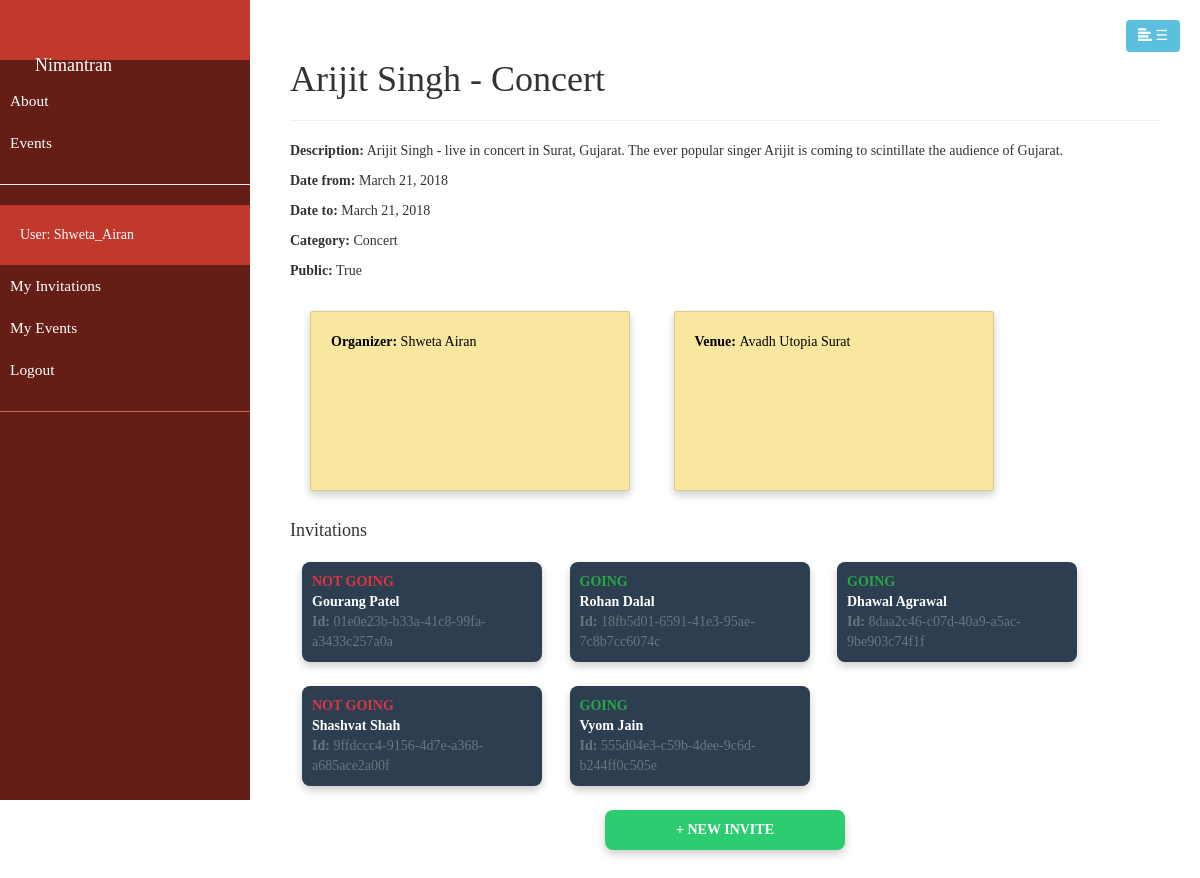
The app's page /catalog/events/2 (signed in) with its own data.
### catalog/models.py (models this page shows, shortened)
class Event(models.Model):
    title = models.CharField(max_length = 200, help_text = "Provide a title to your event.")
    description = models.CharField(max_length = 500, help_text = "Briefly describe in 500 chars.")
    dateFrom = models.DateField()
    dateTo = models.DateField()
    organizer = models.ForeignKey(User, on_delete = models.SET_NULL, null=True, blank=True)
    cateory = models.ManyToManyField(Category, help_text = "Select a category for this event")
    venue = models.ForeignKey(Venue, help_text = "Select the venue", on_delete = models.DO_NOTHING)
    public = models.BooleanField(default = True)

class Category(models.Model):
    name = models.CharField(max_length=200, help_text = "Enter an event cateory(e.g. Marriage, Birthday etc.)")
    def __str__(self):
        return self.name

class Venue(models.Model):
    name = models.CharField(max_length = 200)
    address = models.CharField(max_length = 500, help_text = "address of the venue")
    capacity = models.IntegerField(help_text = "Maximum capacity of the venue")
    def __str__(self):
        return self.name

class Invitation(models.Model):
    id = models.UUIDField(primary_key = True, default = uuid.uuid4, help_text = "Unique ID for this invite")
    event = models.ForeignKey(Event, help_text = "select the event for this invitation", on_delete = models.DO_NOTHING)
    invitee = models.ForeignKey(User, on_delete = models.SET_NULL, null=True, blank=True)
    note = models.CharField(max_length = 1000, help_text = "A personalised note for the guest", null = True)
    INVITE_STATUS = (
        ('i', 'Interested'),
        ('g', 'Going'),
        ('n', 'Not going'),
    )
    status = models.CharField(max_length = 1, choices = INVITE_STATUS, default = 'n', help_text = 'Interest in the event')

### catalog/views.py (the view)
# urls.py: path('events/<int:pk>', views.EventDetailView.as_view(), name='event-detail'),
class EventDetailView(generic.DetailView):
    model = Event

### catalog/templates/catalog/event_detail.html (shortened to what this page needs)
{% extends "base_generic.html" %}
{% block content %}
<div style="padding: 40px">
    <h1>{{ event.title }}</h1>
    <hr>
    <div>
        <div style="display: inline-block; margin: 0px; padding: 0px;">
            <p><strong>Description:</strong> {{ event.description }}</p>
            <p><strong>Date from:</strong> {{ event.dateFrom }}</p>
            <p><strong>Date to:</strong> {{ event.dateTo }}</p>
            <p><strong>Category:</strong> {% for cateory in event.cateory.all %} {{ cateory }}{% if not forloop.last %}, {% endif %}{% endfor %}</p>
            <p><strong>Public:</strong> {{ event.public }}</p>
        </div>
        <a class="card" href="{% url 'profile' event.organizer.pk %}"><strong>Organizer:</strong> {{ event.organizer.first_name }} {{ event.organizer.last_name }}</a>
        <a class="card" href="{% url 'venue-detail' event.venue.pk %}"><strong>Venue: </strong>{{ event.venue }}</a>
    </div>
    {% if user == event.organizer %}
        <h4>Invitations</h4>
        <div>
            {% for invite in event.invitation_set.all %}
            <div class="card-display">
                <div style="text-transform: uppercase; font-weight: bold;" class="{% if invite.status == 'g' %}text-success{% elif invite.status == 'n' %}text-danger{% else %}text-warning{% endif %}">{{ invite.get_status_display }}</div>
                <div style="color:white"><strong>{{ invite.invitee.first_name }} {{ invite.invitee.last_name }}</strong></div>
                <div class="text-muted"><strong>Id:</strong> {{ invite.id }}</div>
            </div>
            {% endfor %}
        </div>
        <center><a class="card-display" href="/catalog/invitations/create/" style="color: white; background-color: #2ECC71; ">
            <strong>+ NEW INVITE</strong>
        </a></center>
    {% endif %}
</div>
{% endblock %}

### catalog/templates/base_generic.html (shortened to what this page needs)
<!DOCTYPE html>
<html lang="en">
<head>
    <link rel="stylesheet" href="https://maxcdn.bootstrapcdn.com/bootstrap/4.0.0/css/bootstrap.min.css">
    <link rel="stylesheet" href="https://cdnjs.cloudflare.com/ajax/libs/malihu-custom-scrollbar-plugin/3.1.5/jquery.mCustomScrollbar.min.css">
    <link href="css/bootstrap.css" rel="stylesheet" />
</head>
<body>
    <div class="wrapper">
        {% block sidebar %}
            <nav id="sidebar">
                <div class="sidebar-header">
                    <h3><a class="navbar-brand active" href="{% url 'index' %}">Nimantran</a><h3>
                </div>
                <ul class="list-unstyled components">
                    <li><a href="about.html">About</a></li>
                    <li><a href="{% url 'events' %}">Events</a></li>
                    <hr>
                    {% if user.is_authenticated %}
                        <li class="sidebar-header">User: {{ user.get_username }}</li>
                        <li><a href="{% url 'my-invited' %}">My Invitations</a></li>
                        <li><a href="{% url 'my-organized' %}">My Events</a></li>
                        <li><a href="{% url 'logout'%}?next={{request.path}}">Logout</a></li>
                    {% else %}
                        <li><a href="{% url 'login'%}?next={{request.path}}">Login</a></li>
                    {% endif %}
                </ul>
            </nav>
        {% endblock %}
        <div id="content">
            <button type="button" id="sidebarCollapse" class="btn btn-info navbar-btn" style="margin: 20px; float: right;">
                <i class="glyphicon glyphicon-align-left"></i>
                &#9776;
            </button>
            {% block content %}{% endblock %}
        </div>
    </div>
</body>
</html>

### catalog/templates/base_generic.html (style rules this page uses)
* { font-family: 'Google sans' }
.card { box-shadow: 0 4px 8px 0 rgba(0,0,0,0.2); transition: 0.3s; padding: 20px; width: 320px; height: 180px; margin: 20px; display: inline-block; background-color: #F9E79F; color: black; }
.card-display { box-shadow: 0 4px 8px 0 rgba(0,0,0,0.2); padding: 10px; width: 240px; height: auto; margin: 12px; display: inline-block; background-color: #2C3E50; border-radius: 8px; transition: 0.2s; }
a, a:hover, a:focus { color: inherit; text-decoration: none; transition: all 0.3s; }
.navbar-btn { box-shadow: none; outline: none !important; border: none; }
#sidebar { width: 250px; position: fixed; top: 0; left: 0; height: 100vh; z-index: 999; background: #641E16; color: #fff; transition: all 0.3s; }
#sidebar .sidebar-header { padding: 20px; background: #C0392B; }
#sidebar ul.components { padding: 20px 0; border-bottom: 1px solid #CD6155; }
#sidebar ul li a { padding: 10px; font-size: 1.1em; display: block; }
#content { width: calc(100% - 250px); min-height: 100vh; transition: all 0.3s; position: absolute; top: 0; right: 0; }

### records on screen
Event: title "Arijit Singh - Concert", description "Arijit Singh - live in concert in Surat, Gujarat. The ever popular singer Arijit is coming to scintillate the audience of Gujarat.", dateFrom "March 21, 2018", dateTo "March 21, 2018", public "True", organizer.first_name "Shweta", organizer.last_name "Airan", venue "Avadh Utopia Surat"
Category: name "Concert"
Invitation: status "NOT GOING", invitee.first_name "Gourang", invitee.last_name "Patel", id "01e0e23b-b33a-41c8-99fa-a3433c257a0a"
Invitation: status "GOING", invitee.first_name "Rohan", invitee.last_name "Dalal", id "18fb5d01-6591-41e3-95ae-7c8b7cc6074c"
Invitation: status "GOING", invitee.first_name "Dhawal", invitee.last_name "Agrawal", id "8daa2c46-c07d-40a9-a5ac-9be903c74f1f"
Invitation: status "NOT GOING", invitee.first_name "Shashvat", invitee.last_name "Shah", id "9ffdccc4-9156-4d7e-a368-a685ace2a00f"
Invitation: status "GOING", invitee.first_name "Vyom", invitee.last_name "Jain", id "555d04e3-c59b-4dee-9c6d-b244ff0c505e"

### other values on screen
{{ user.get_username }} "Shweta_Airan"
